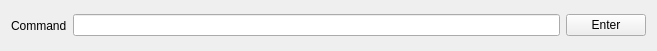
<?xml version="1.0" encoding="UTF-8"?>
<ui version="4.0">
 <class>CommandLineWidget</class>
 <widget class="QWidget" name="CommandLineWidget">
  <property name="geometry">
   <rect>
    <x>0</x>
    <y>0</y>
    <width>657</width>
    <height>51</height>
   </rect>
  </property>
  <property name="windowTitle">
   <string>Form</string>
  </property>
  <layout class="QHBoxLayout" name="horizontalLayout">
   <item>
    <widget class="QLabel" name="commandLBL">
     <property name="text">
      <string>Command</string>
     </property>
    </widget>
   </item>
   <item>
    <widget class="QLineEdit" name="commandLE"/>
   </item>
   <item>
    <widget class="QPushButton" name="commandPB">
     <property name="text">
      <string>Enter</string>
     </property>
    </widget>
   </item>
  </layout>
 </widget>
 <resources/>
 <connections/>
</ui>
